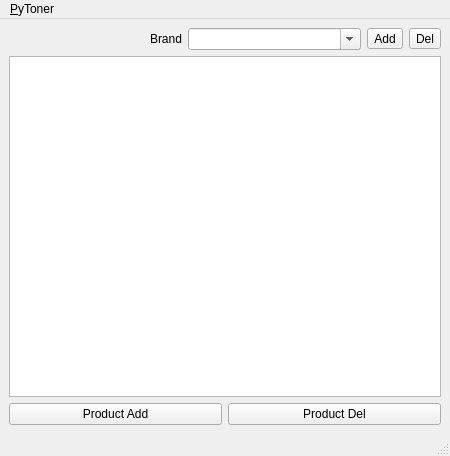
<ui version="4.0" >
 <class>PyToner</class>
 <widget class="QMainWindow" name="PyToner" >
  <property name="geometry" >
   <rect>
    <x>0</x>
    <y>0</y>
    <width>450</width>
    <height>456</height>
   </rect>
  </property>
  <property name="windowTitle" >
   <string>PyToner</string>
  </property>
  <widget class="QWidget" name="centralwidget" >
   <layout class="QGridLayout" >
    <item row="0" column="0" >
     <layout class="QVBoxLayout" >
      <item>
       <layout class="QHBoxLayout" >
        <item>
         <widget class="QLabel" name="brand_label" >
          <property name="text" >
           <string>Brand</string>
          </property>
          <property name="alignment" >
           <set>Qt::AlignRight|Qt::AlignTrailing|Qt::AlignVCenter</set>
          </property>
         </widget>
        </item>
        <item>
         <widget class="QComboBox" name="brand_combo" >
          <property name="editable" >
           <bool>true</bool>
          </property>
         </widget>
        </item>
        <item>
         <widget class="QToolButton" name="brand_add" >
          <property name="text" >
           <string>Add</string>
          </property>
         </widget>
        </item>
        <item>
         <widget class="QToolButton" name="brand_del" >
          <property name="text" >
           <string>Del</string>
          </property>
         </widget>
        </item>
       </layout>
      </item>
      <item>
       <widget class="QTableView" name="product_table" />
      </item>
      <item>
       <layout class="QHBoxLayout" >
        <item>
         <widget class="QPushButton" name="product_add" >
          <property name="text" >
           <string>Product Add</string>
          </property>
         </widget>
        </item>
        <item>
         <widget class="QPushButton" name="product_del" >
          <property name="text" >
           <string>Product Del</string>
          </property>
         </widget>
        </item>
       </layout>
      </item>
     </layout>
    </item>
   </layout>
  </widget>
  <widget class="QMenuBar" name="menubar" >
   <property name="geometry" >
    <rect>
     <x>0</x>
     <y>0</y>
     <width>450</width>
     <height>29</height>
    </rect>
   </property>
   <widget class="QMenu" name="menuPyToner" >
    <property name="title" >
     <string>&amp;PyToner</string>
    </property>
    <addaction name="action_About" />
    <addaction name="separator" />
    <addaction name="action_Exit" />
   </widget>
   <addaction name="menuPyToner" />
  </widget>
  <widget class="QStatusBar" name="statusbar" />
  <action name="action_Exit" >
   <property name="text" >
    <string>&amp;Exit</string>
   </property>
  </action>
  <action name="action_About" >
   <property name="text" >
    <string>&amp;About</string>
   </property>
  </action>
 </widget>
 <resources/>
 <connections/>
</ui>
